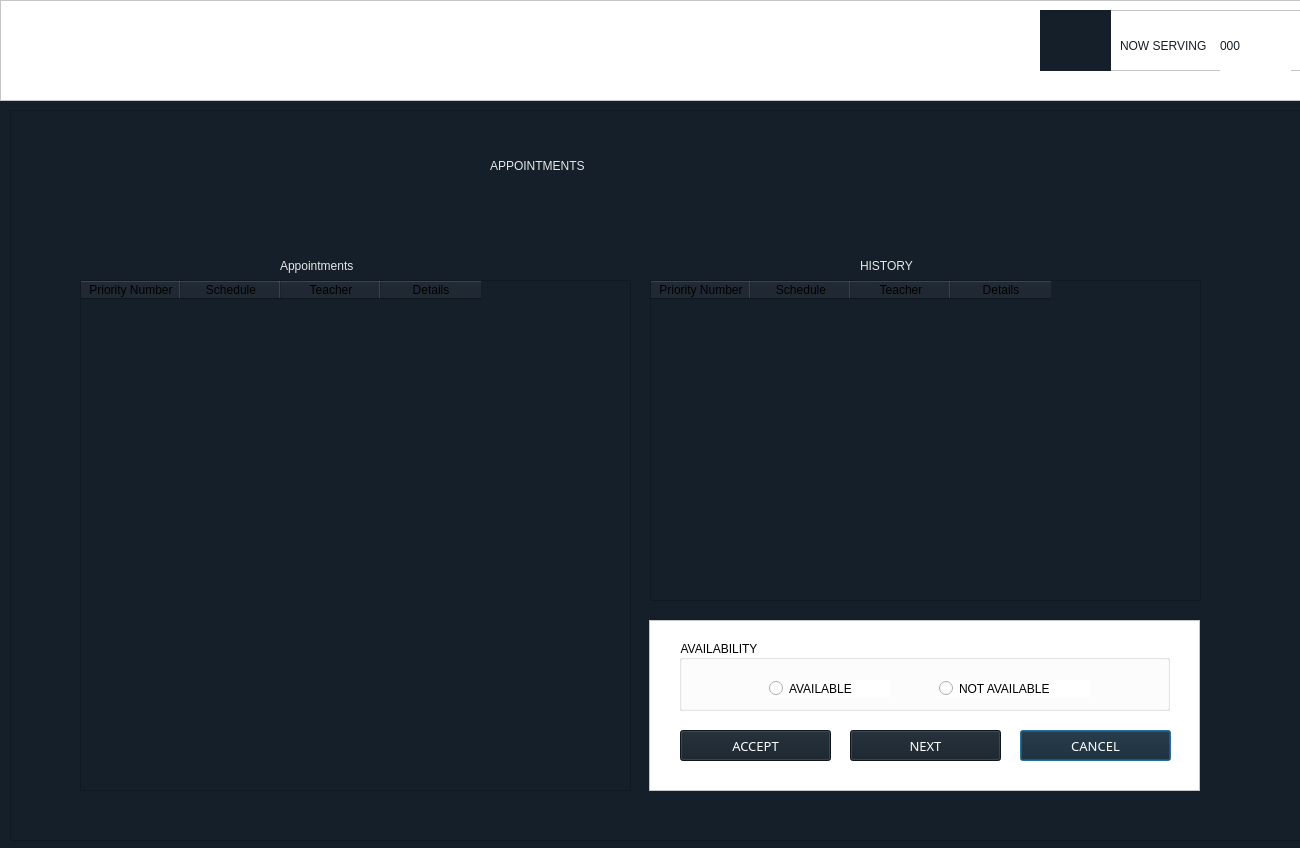
<?xml version="1.0" encoding="UTF-8"?>
<ui version="4.0">
 <class>teacherAppointmentWindow</class>
 <widget class="QDialog" name="teacherAppointmentWindow">
  <property name="geometry">
   <rect>
    <x>0</x>
    <y>0</y>
    <width>1300</width>
    <height>848</height>
   </rect>
  </property>
  <property name="windowTitle">
   <string>Dialog</string>
  </property>
  <property name="styleSheet">
   <string notr="true">background-color: rgb(21, 31, 41);
font: 12pt &quot;Nunito&quot;;</string>
  </property>
  <widget class="QFrame" name="appointmentFrame">
   <property name="geometry">
    <rect>
     <x>0</x>
     <y>0</y>
     <width>1301</width>
     <height>101</height>
    </rect>
   </property>
   <property name="styleSheet">
    <string notr="true">background-color: rgb(255, 255, 255);</string>
   </property>
   <property name="frameShape">
    <enum>QFrame::StyledPanel</enum>
   </property>
   <property name="frameShadow">
    <enum>QFrame::Raised</enum>
   </property>
  </widget>
  <widget class="QLabel" name="queuingSystemLabel_4">
   <property name="geometry">
    <rect>
     <x>1200</x>
     <y>20</y>
     <width>71</width>
     <height>51</height>
    </rect>
   </property>
   <property name="cursor">
    <cursorShape>ArrowCursor</cursorShape>
   </property>
   <property name="styleSheet">
    <string notr="true">font: 36pt &quot;Bebas Neue&quot;;
color: rgb(21, 31, 41);
background-color: rgb(255, 255, 255);</string>
   </property>
   <property name="text">
    <string>000</string>
   </property>
  </widget>
  <widget class="QFrame" name="nowServingFrame3">
   <property name="geometry">
    <rect>
     <x>1110</x>
     <y>10</y>
     <width>191</width>
     <height>61</height>
    </rect>
   </property>
   <property name="styleSheet">
    <string notr="true">background-color: rgb(255, 255, 255);</string>
   </property>
   <property name="frameShape">
    <enum>QFrame::StyledPanel</enum>
   </property>
   <property name="frameShadow">
    <enum>QFrame::Raised</enum>
   </property>
   <widget class="QLabel" name="nowServingMainStudent">
    <property name="geometry">
     <rect>
      <x>10</x>
      <y>20</y>
      <width>101</width>
      <height>31</height>
     </rect>
    </property>
    <property name="cursor">
     <cursorShape>ArrowCursor</cursorShape>
    </property>
    <property name="styleSheet">
     <string notr="true">font: 17pt &quot;Bebas Neue&quot;;
color: rgb(21, 31, 41);
background-color: rgb(255, 255, 255);</string>
    </property>
    <property name="text">
     <string>NOW SERVING</string>
    </property>
   </widget>
   <widget class="QLabel" name="priorityNumberMainStudent">
    <property name="geometry">
     <rect>
      <x>110</x>
      <y>10</y>
      <width>71</width>
      <height>51</height>
     </rect>
    </property>
    <property name="cursor">
     <cursorShape>ArrowCursor</cursorShape>
    </property>
    <property name="styleSheet">
     <string notr="true">font: 36pt &quot;Bebas Neue&quot;;
color: rgb(21, 31, 41);
background-color: rgb(255, 255, 255);</string>
    </property>
    <property name="text">
     <string>000</string>
    </property>
   </widget>
  </widget>
  <widget class="QFrame" name="viewFrame">
   <property name="geometry">
    <rect>
     <x>10</x>
     <y>110</y>
     <width>1291</width>
     <height>731</height>
    </rect>
   </property>
   <property name="frameShape">
    <enum>QFrame::StyledPanel</enum>
   </property>
   <property name="frameShadow">
    <enum>QFrame::Raised</enum>
   </property>
   <widget class="QTableWidget" name="appointments">
    <property name="geometry">
     <rect>
      <x>70</x>
      <y>170</y>
      <width>551</width>
      <height>511</height>
     </rect>
    </property>
    <column>
     <property name="text">
      <string>Priority Number</string>
     </property>
    </column>
    <column>
     <property name="text">
      <string>Schedule</string>
     </property>
    </column>
    <column>
     <property name="text">
      <string>Teacher</string>
     </property>
    </column>
    <column>
     <property name="text">
      <string>Details</string>
     </property>
    </column>
   </widget>
   <widget class="QLabel" name="appointmentLabel">
    <property name="geometry">
     <rect>
      <x>480</x>
      <y>30</y>
      <width>301</width>
      <height>51</height>
     </rect>
    </property>
    <property name="cursor">
     <cursorShape>ArrowCursor</cursorShape>
    </property>
    <property name="styleSheet">
     <string notr="true">font: 46pt &quot;Bebas Neue&quot;;
color: rgb(231, 231, 231);</string>
    </property>
    <property name="text">
     <string>APPOINTMENTS</string>
    </property>
   </widget>
   <widget class="QPushButton" name="cancelButton_2">
    <property name="geometry">
     <rect>
      <x>1010</x>
      <y>620</y>
      <width>151</width>
      <height>31</height>
     </rect>
    </property>
    <property name="font">
     <font>
      <family>Montserrat</family>
      <pointsize>10</pointsize>
      <weight>9</weight>
      <italic>false</italic>
      <bold>false</bold>
     </font>
    </property>
    <property name="cursor">
     <cursorShape>PointingHandCursor</cursorShape>
    </property>
    <property name="styleSheet">
     <string notr="true">font: 75 10pt &quot;Montserrat&quot;;
background-color: rgb(21, 31, 41);
color: rgb(255, 255, 255);</string>
    </property>
    <property name="text">
     <string>CANCEL</string>
    </property>
   </widget>
   <widget class="QLabel" name="appointmentLabel_2">
    <property name="geometry">
     <rect>
      <x>270</x>
      <y>130</y>
      <width>131</width>
      <height>51</height>
     </rect>
    </property>
    <property name="cursor">
     <cursorShape>ArrowCursor</cursorShape>
    </property>
    <property name="styleSheet">
     <string notr="true">font: 20pt &quot;Bebas Neue&quot;;
color: rgb(231, 231, 231);</string>
    </property>
    <property name="text">
     <string>Appointments</string>
    </property>
   </widget>
   <widget class="QTableWidget" name="appointmentHistory">
    <property name="geometry">
     <rect>
      <x>640</x>
      <y>170</y>
      <width>551</width>
      <height>321</height>
     </rect>
    </property>
    <column>
     <property name="text">
      <string>Priority Number</string>
     </property>
    </column>
    <column>
     <property name="text">
      <string>Schedule</string>
     </property>
    </column>
    <column>
     <property name="text">
      <string>Teacher</string>
     </property>
    </column>
    <column>
     <property name="text">
      <string>Details</string>
     </property>
    </column>
   </widget>
   <widget class="QLabel" name="historyLabel">
    <property name="geometry">
     <rect>
      <x>850</x>
      <y>130</y>
      <width>71</width>
      <height>51</height>
     </rect>
    </property>
    <property name="cursor">
     <cursorShape>ArrowCursor</cursorShape>
    </property>
    <property name="styleSheet">
     <string notr="true">font: 20pt &quot;Bebas Neue&quot;;
color: rgb(231, 231, 231);</string>
    </property>
    <property name="text">
     <string>HISTORY</string>
    </property>
   </widget>
   <widget class="QPushButton" name="cancelButton_3">
    <property name="geometry">
     <rect>
      <x>670</x>
      <y>620</y>
      <width>151</width>
      <height>31</height>
     </rect>
    </property>
    <property name="font">
     <font>
      <family>Montserrat</family>
      <pointsize>10</pointsize>
      <weight>9</weight>
      <italic>false</italic>
      <bold>false</bold>
     </font>
    </property>
    <property name="cursor">
     <cursorShape>PointingHandCursor</cursorShape>
    </property>
    <property name="styleSheet">
     <string notr="true">font: 75 10pt &quot;Montserrat&quot;;
color: rgb(255, 255, 255);
background-color: rgb(21, 31, 41);
</string>
    </property>
    <property name="text">
     <string>ACCEPT</string>
    </property>
   </widget>
   <widget class="QPushButton" name="cancelButton_4">
    <property name="geometry">
     <rect>
      <x>840</x>
      <y>620</y>
      <width>151</width>
      <height>31</height>
     </rect>
    </property>
    <property name="font">
     <font>
      <family>Montserrat</family>
      <pointsize>10</pointsize>
      <weight>9</weight>
      <italic>false</italic>
      <bold>false</bold>
     </font>
    </property>
    <property name="cursor">
     <cursorShape>PointingHandCursor</cursorShape>
    </property>
    <property name="styleSheet">
     <string notr="true">font: 75 10pt &quot;Montserrat&quot;;
background-color: rgb(21, 31, 41);
color: rgb(255, 255, 255);</string>
    </property>
    <property name="text">
     <string>NEXT</string>
    </property>
   </widget>
   <widget class="QFrame" name="frame">
    <property name="geometry">
     <rect>
      <x>639</x>
      <y>510</y>
      <width>551</width>
      <height>171</height>
     </rect>
    </property>
    <property name="styleSheet">
     <string notr="true">background-color: rgb(255, 255, 255);</string>
    </property>
    <property name="frameShape">
     <enum>QFrame::StyledPanel</enum>
    </property>
    <property name="frameShadow">
     <enum>QFrame::Raised</enum>
    </property>
    <widget class="QGroupBox" name="groupBox">
     <property name="geometry">
      <rect>
       <x>30</x>
       <y>20</y>
       <width>491</width>
       <height>71</height>
      </rect>
     </property>
     <property name="styleSheet">
      <string notr="true">font: 19pt &quot;Bebas&quot;;</string>
     </property>
     <property name="title">
      <string>AVAILABILITY</string>
     </property>
     <widget class="QRadioButton" name="radioButton">
      <property name="geometry">
       <rect>
        <x>90</x>
        <y>40</y>
        <width>121</width>
        <height>17</height>
       </rect>
      </property>
      <property name="styleSheet">
       <string notr="true">font: 500 12pt &quot;Nunito&quot;;</string>
      </property>
      <property name="text">
       <string>AVAILABLE</string>
      </property>
     </widget>
     <widget class="QRadioButton" name="radioButton_2">
      <property name="geometry">
       <rect>
        <x>260</x>
        <y>40</y>
        <width>151</width>
        <height>17</height>
       </rect>
      </property>
      <property name="styleSheet">
       <string notr="true">font: 500 12pt &quot;Nunito&quot;;</string>
      </property>
      <property name="text">
       <string>NOT AVAILABLE</string>
      </property>
     </widget>
    </widget>
   </widget>
   <zorder>frame</zorder>
   <zorder>historyLabel</zorder>
   <zorder>appointmentLabel_2</zorder>
   <zorder>appointments</zorder>
   <zorder>appointmentLabel</zorder>
   <zorder>cancelButton_2</zorder>
   <zorder>appointmentHistory</zorder>
   <zorder>cancelButton_3</zorder>
   <zorder>cancelButton_4</zorder>
  </widget>
  <widget class="QLabel" name="logoMainStudent">
   <property name="geometry">
    <rect>
     <x>1040</x>
     <y>10</y>
     <width>71</width>
     <height>61</height>
    </rect>
   </property>
   <property name="text">
    <string/>
   </property>
   <property name="pixmap">
    <pixmap>upper.png</pixmap>
   </property>
  </widget>
  <zorder>viewFrame</zorder>
  <zorder>appointmentFrame</zorder>
  <zorder>queuingSystemLabel_4</zorder>
  <zorder>nowServingFrame3</zorder>
  <zorder>logoMainStudent</zorder>
 </widget>
 <resources/>
 <connections/>
</ui>
